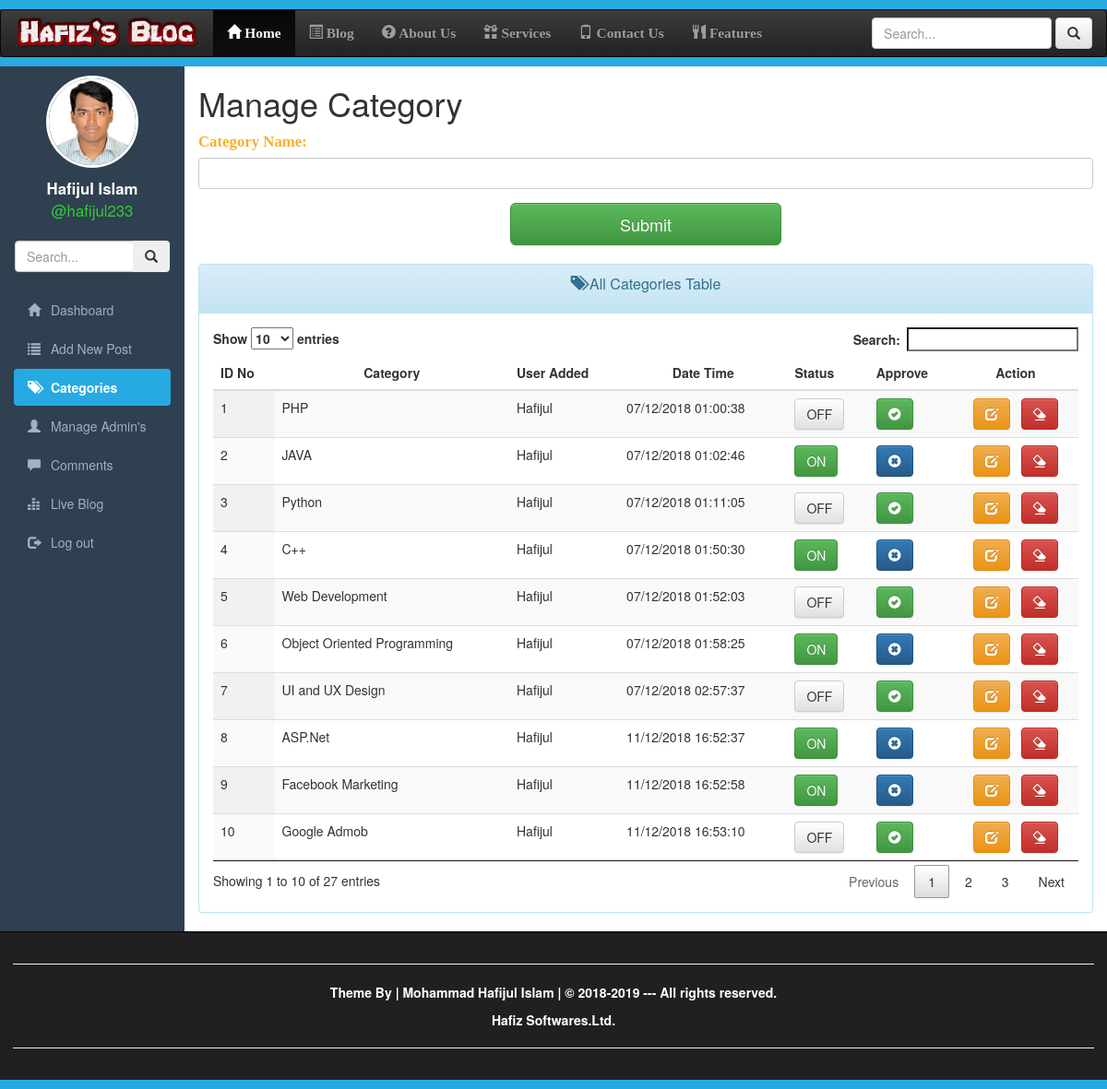
/category.php (signed in), run on an earlier commit of the app's database.
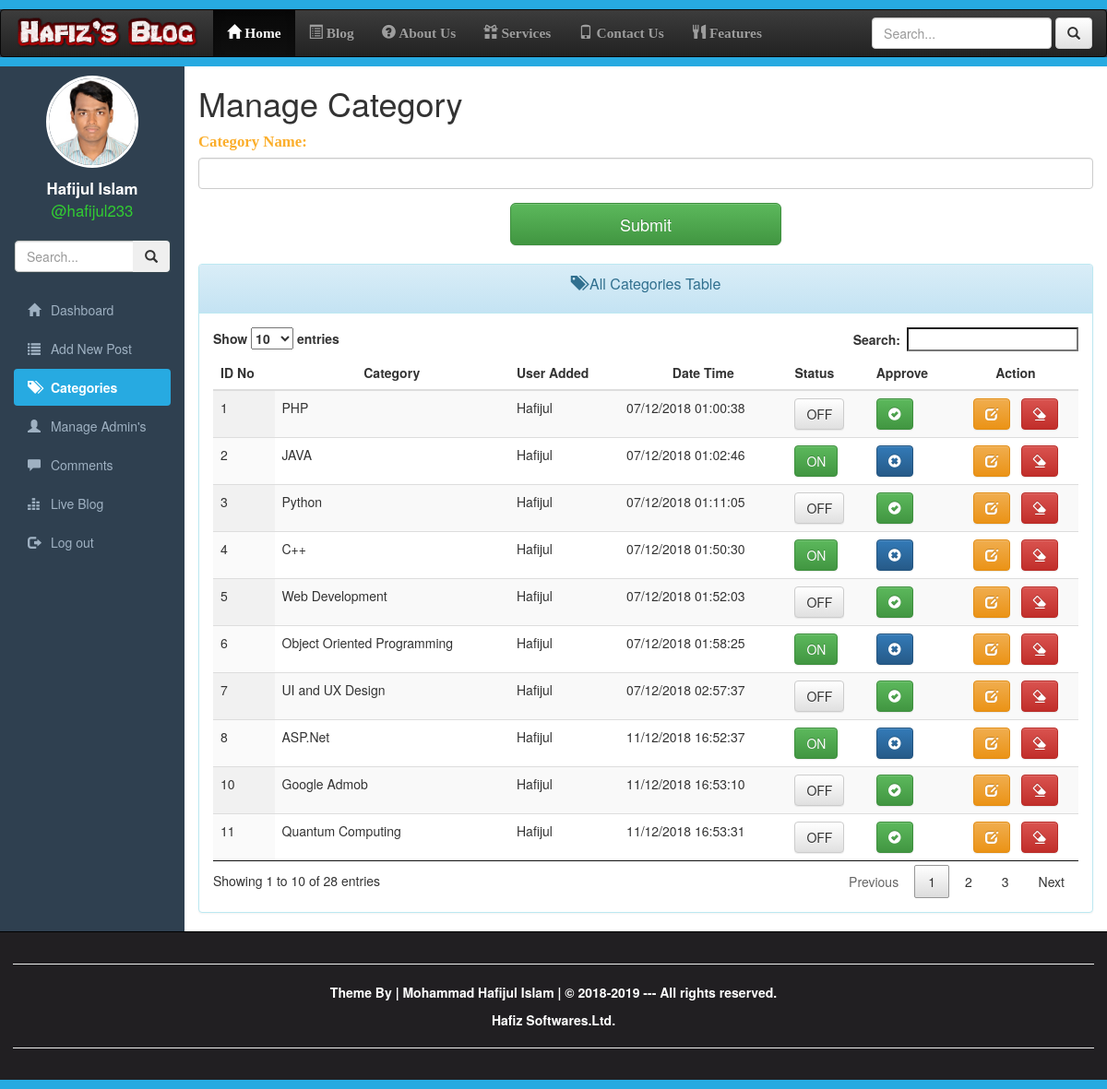
And on a later commit of the database.
### tables this page shows
CREATE TABLE IF NOT EXISTS `categories` (
  `id` int(10) UNSIGNED NOT NULL AUTO_INCREMENT,
  `name` varchar(255) NOT NULL DEFAULT '',
  `categorycreator` varchar(255) NOT NULL DEFAULT '',
  `datetime` varchar(45) NOT NULL DEFAULT '',
  `created` datetime NOT NULL DEFAULT CURRENT_TIMESTAMP,
  `modified` datetime NOT NULL DEFAULT CURRENT_TIMESTAMP ON UPDATE CURRENT_TIMESTAMP,
  `status` tinyint(1) UNSIGNED NOT NULL DEFAULT '0',
  PRIMARY KEY (`id`)
);

### category.php (the view, shortened to what this page needs)
<?php
require_once 'utilities/dbconnection.php';
$sql = "SELECT `id`, `name`, `categorycreator`, `datetime`, `status` FROM `categories`;";
$result = $conn->query($sql);
$categorylist = array();
if ($result->num_rows > 0) {
    while ($row = $result->fetch_assoc()) {
        array_push($categorylist, $row);
    }
} else {
    array_push($categorylist, NULL);
    echo $conn->error();
}
?>
<!DOCTYPE html>
<html lang="en-US">
    <head>
        <link href="resources/css/jquery.dataTables.min.css" rel="stylesheet" type="text/css"/>
        <link href="resources/bootstrap/css/bootstrap.min.css" rel="stylesheet" type="text/css" />
        <link href="resources/bootstrap/css/bootstrap-theme.min.css" rel="stylesheet" type="text/css" />
        <link href="resources/css/responsive.dataTables.min.css" rel="stylesheet" type="text/css"/>
        <link href="resources/css/adminstyle.css" rel="stylesheet" type="text/css"/>
    </head>
    <body>
        <div class="wrapper">
            <div style="height:10px; background-color:#27aae1;" ></div>
            <nav class="navbar navbar-inverse"  >
                <div id="header-title" class="navbar-header">
                    <a href="#" class="navbar-brand">
                        <img class="img-responsive" src="resources/img/headTitle.png" style="margin-top:-10px; width: 200px;" />
                    </a>
                </div>
                <div class="collapse navbar-collapse" id="collapse">
                    <ul class="nav navbar-nav">
                        <li class="active"><a href="dashboard.php"><span class="glyphicon glyphicon-home"></span> Home</a></li>
                        <li><a href="liveblog.php"><span class="glyphicon glyphicon-list-alt"></span> Blog</a></li>
                        <li><a href="#"><span class="glyphicon glyphicon-question-sign"></span> About Us</a></li>
                        <li><a href="#"><span class="glyphicon glyphicon-gift"></span> Services</a></li>
                        <li><a href="#"><span class="glyphicon glyphicon-phone"></span> Contact Us</a></li>
                        <li><a href="#"><span class="glyphicon glyphicon-cutlery"></span> Features</a></li>
                    </ul>
                    <form action="liveblog.php" method="get" class="navbar-form navbar-right">
                        <div class="form-group">
                            <input type="text" class="form-control" name="search" placeholder="Search..." >
                        </div>
                        <button type="submit" class="btn btn-default" name="searchbutton"><span class="glyphicon glyphicon-search"></span></button>
                    </form>
                </div>
            </nav>
            <div style="height:10px; background-color:#27aae1; margin-top: -20px;" ></div>
            <div class="container-fluid">
                <div class="row">
                    <div class="col-sm-2" id="slidebar">
                        <div class="row profile">
                            <div class="col-lg-12">
                                <center>
                                    <img class="img-circle profile-pic" src="postcontent/profile-pic/<?php echo $_SESSION['profilepic']; ?>" />
                                </center>
                            </div>
                            <div class="col-lg-12">
                                <div class="profile-name">
                                    <p class="text-center"><?php echo $_SESSION['fullname']; ?>
                                        <br>
                                        <span style="color: limegreen; font-size: 1em; font-weight: normal;"><?php  echo "@" . $_SESSION['username']; ?></span>
                                    </p>
                                </div>
                            </div>
                        </div>
                        <div class="row">
                            <div class="col-lg-12">
                                <form action="#" method="get" class="sidebar-form">
                                    <div class="input-group">
                                        <input type="text" name="q" class="form-control" placeholder="Search...">
                                        <span class="input-group-btn">
                                            <button type="submit" name="search" id="search-btn" class="btn btn-flat"><i class="glyphicon glyphicon-search"></i>
                                            </button>
                                        </span>
                                    </div>
                                </form>
                            </div>
                        </div>
                        <br/>
                        <ul id="side-menu" class="nav nav-pills nav-stacked">
                            <li ><a href="dashboard.php"><span class="glyphicon glyphicon-home"></span> Dashboard</a></li>
                            <li><a href="addnewpost.php"><span class="glyphicon glyphicon-list"></span> Add New Post</a></li>
                            <li class="active"><a href="category.php"><span class="glyphicon glyphicon-tags"></span> Categories</a></li>
                            <li ><a href="manageadmin.php"><span class="glyphicon glyphicon-user"></span> Manage Admin's</a></li>
                            <li ><a href="comments.php"><span class="glyphicon glyphicon-comment"></span> Comments</a></li>
                            <li ><a href="liveblog.php"><span class="glyphicon glyphicon-equalizer"></span> Live Blog</a></li>
                            <li ><a href="login.php"><span class="glyphicon glyphicon-log-out"></span> Log out</a></li>
                        </ul>
                    </div>
                    <div class="col-sm-10">
                        <h1>Manage Category</h1>
                        <div class="row">
                            <div class="col-sm-12">
                                <form action="category.php" method="post">
                                    <div class="form-group">
                                        <label for="categoryname"><span class="feild-info">Category Name:</span></label>
                                        <input type="text" class="form-control" name="categoryname" />
                                    </div>
                                    <div class="col-lg-offset-4 col-lg-4">
                                        <button type="submit" name="submitbutton" class="btn btn-success btn-lg btn-block">Submit</button>
                                    </div>
                                </form>
                            </div>
                        </div>
                        <br/>
                        <div class="row">
                            <div class="col-sm-12">
                                <div class="panel panel-info">
                                    <div class="panel-heading">
                                        <span class="panel-title">
                                            <p class="text-center text-capitalize"><span class="glyphicon glyphicon-tags"></span>  All Categories Table</p>
                                        </span>
                                    </div>
                                    <div class="panel-body">
                                        <table id="categoryTable" class="table table-striped table-hover display">
                                            <thead>
                                                <tr>
                                                    <th>ID No</th>
                                                    <th class="text-center">Category</th>
                                                    <th>User Added</th>
                                                    <th class="text-center">Date Time</th>
                                                    <th>Status</th>
                                                    <th>Approve</th>
                                                    <th class="text-center">Action</th>
                                                </tr>
                                            </thead>
                                            <tbody>
                                                <?php
                                                if (empty($categorylist)) {
                                                    echo "<tr>";
                                                    echo "<td colspan=\"6\"> There are no Category Found</td>";
                                                    echo "</tr>";
                                                } else {
                                                    foreach ($categorylist as $category) {
                                                        ?>
                                                        <tr>
                                                            <td>
                                                                <?php echo $category['id']; ?>
                                                            </td>
                                                            <td>
                                                                <?php echo $category['name']; ?>
                                                            </td>
                                                            <td>
                                                                <?php echo $category['categorycreator']; ?>
                                                            </td>
                                                            <td>
                                                                <?php echo str_replace("-", "/", $category['datetime']); ?>
                                                            </td>
                                                            <td>
                                                                <?php
                                                                if ($category['status'] == 1) {
                                                                    ?>
                                                                    <label class="btn btn-success">ON</label>
                                                                    <?php
                                                                } else {
                                                                    ?>
                                                                    <label class="btn btn-default">OFF</label>
                                                                <?php } ?>
                                                            </td>
                                                            <td>
                                                                <?php
                                                                if ($category['status'] == 0) {
                                                                    ?>
                                                                    <a href="category.php?id=<?php echo $category['id'] . "&action=OK"; ?>"><button class="btn btn-success"><span class="glyphicon glyphicon-ok-sign"></span></button></a>&nbsp;&nbsp;
                                                                    <?php
                                                                } if ($category['status'] == 1) {
                                                                    ?>
                                                                    <a href="category.php?id=<?php echo $category['id'] . "&action=NOTOK"; ?>"><button class="btn btn-primary"><span class="glyphicon glyphicon-remove-sign"></span></button></a>
                                                                <?php }
                                                                ?>
                                                            </td>
                                                            <td>
                                                    <center>
                                                        <a href="category.php?id=<?php echo $category['id'] . "&action=EDIT"; ?>"><button class="btn btn-warning"><span class="glyphicon glyphicon-edit"></span></button></a>&nbsp;&nbsp;
                                                        <a href="category.php?id=<?php echo $category['id'] . "&action=DELETE"; ?>"><button class="btn btn-danger"><span class="glyphicon glyphicon-erase"></span></button></a>
                                                    </center>
                                                    </td>
                                                </tr>
                                                    <?php
                                                }
                                            }
                                            ?>
                                            </tbody>
                                        </table>
                                    </div>
                                </div>
                            </div>
                        </div>
                    </div>
                </div>
            </div>
            <div id="footer">
                <hr/>
                <p>
                    Theme By | Mohammad Hafijul Islam | &copy; 2018-2019 --- All rights reserved.
                </p>
                <a href="#" class="contact-link">Hafiz Softwares.Ltd.</a>
                <hr/>
            </div>
        </div>
    </body>
</html>

### resources/css/adminstyle.css (style rules this page uses)
html, body { height: 100%; background-color: #2f4050; font-weight: 400; overflow-x: hidden; overflow-y: auto; }
.wrapper { height: 100%; position: relative; overflow-x: hidden; overflow-y: auto; }
.navbar-nav li { font-weight: bold; font-size: 1.1em; font-family: Bitter, Georgia, "Times New Roman", serif; }
.profile { display: block; margin: 10px 5px 10px 5px; }
.profile-pic { position: relative; width: 100px; height: 100px; align-items: center; border: 3px solid #ffffff; object-fit: cover; border-radius: 50%; }
.profile-name { display: inline; position: relative; color: #ffffff; text-align: center; }
.profile-name p { padding-top: 10px; font-size: 1.2em; font-weight: bold; }
.sidebar-form { overflow: hidden; text-overflow: clip; display: block !important; -webkit-transform: translateZ(0); border-radius: 3px; border: 1px solid #374850; }
#side-menu { display: block; }
#side-menu a { color: #9fb1c2; }
#side-menu a span { padding-right: 0.5em; }
#side-menu .active a { color: #ffffff; background-color: #27aae1; font-weight: bold; }
.feild-info { color: #fbae2c; font-family: Bitter,Georgia,"Times New Roman",Times,serif; font-size: 1.2em; }
.col-sm-10 { background-color: #ffffff; }
#footer { margin: 0px 0px 0px 0px; border-top: 1px solid #000000; padding: 1em; background-color: #211f22; color: #eeeeee; text-align: center; border-bottom: 10px solid #27aae1; }
#footer p { color: #ffffff; text-decoration: none; cursor: pointer; font-weight: bold; text-align: center; }
.contact-link { color: #ffffff; text-decoration: none; cursor: pointer; font-weight: bold; }

What changed in the data, as far as the page shows it:
removed categories: id "9", name "Facebook Marketing", categorycreator "Hafijul", datetime "11/12/2018 16:52:58", status "ON"
now on this page (row unchanged): categories: id "11", name "Quantum Computing", categorycreator "Hafijul", datetime "11/12/2018 16:53:31", status "OFF"
Also different on the page:
text written by a page script: "Show entries Search: Showing 1 to 10 of 27 entries Previous 1 2 3 Next" → "Show entries Search: Showing 1 to 10 of 28 entries Previous 1 2 3 Next"
